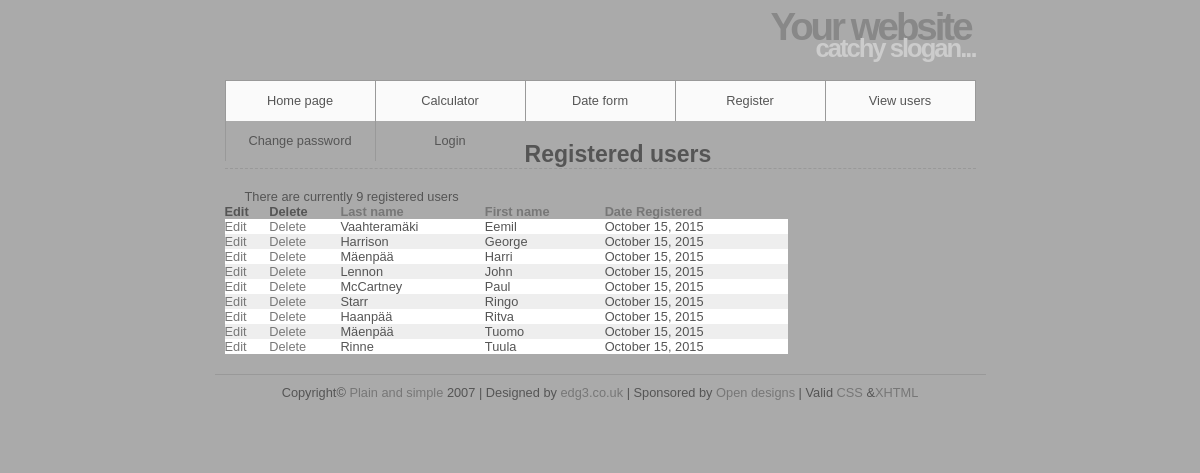
Screenshot of /PHP/VisualQuickProGuidePHP6AndMySQL5/view_users.php?sort=fn with the database file from the repository.
### tables this page shows
CREATE TABLE users
(
   id MEDIUMINT UNSIGNED NOT NULL AUTO_INCREMENT,
   first_name VARCHAR(20) NOT NULL,
   last_name  VARCHAR(20) NOT NULL,
   email      VARCHAR(60) NOT NULL,
   pass       VARCHAR(40) NOT NULL,
   registration_date DATETIME NOT NULL,
   PRIMARY KEY (id)    
);

### PHP/VisualQuickProGuidePHP6AndMySQL5/view_users.php (the view, shortened to what this page needs)
<?php
   echo '<h1>Registered users</h1>';
   require_once('mysqli_connect.php');
   $display = 10;
   if (isset($_GET['s']) && is_numeric($_GET['s']))
   {
   	  $start = $_GET['s'];
   }
   else $start = 0;
   $sort = (isset($_GET['sort'])) ? $_GET['sort'] : 'rd';
   switch($sort)
   {
   	  case 'fn' : $order_by = 'first_name ASC'; break;
   }
   $q = "SELECT last_name, first_name, ".
        "DATE_FORMAT(registration_date, '%M %d, %Y') AS dr, id ".
        "FROM users ORDER BY $order_by LIMIT $start, $display";
   $r = @mysqli_query($dbc, $q);
   $num = mysqli_num_rows($r);
   if ($num > 0)
   {
   	   echo "<p>There are currently $num registered users</p>\n";
   	   echo '<table align="center" cellspacing="0" cellpadding="5" width="75%">'.
   	        '<tr>'.
   	        '<td align="left"><b>Edit</b></td>'.
   	        '<td align="left"><b>Delete</b></td>'.
   	        '<td align="left"><b><a href="view_users.php?sort=ln">Last name</a></b></td>'.
   	        '<td align="left"><b><a href="view_users.php?sort=fn">First name</a></b></td>'.
   	        '<td align="left"><b><a href="view_users.php?sort=rd">Date Registered</a></b></td>'.
   	        '</tr>';
   	   $bg = "#eeeeee";
   	   while($row = mysqli_fetch_array($r, MYSQLI_ASSOC))
   	   {
   	   	  $bg = ($bg == '#eeeeee') ? '#ffffff' : '#eeeeee';
   	   	  echo '<tr bgcolor="'.$bg.'">'.
   	   	       '<td align="left"><a href="edit_user.php?id='.
   	   	          $row['id'].'">Edit</a></td>'.
   	   	       '<td align="left"><a href="delete_user.php?id='.
   	   	          $row['id'].'">Delete</a></td>'.
   	   	       '<td align="left">'.$row['last_name'].'</td>'.
   	   	       '<td align="left">'.$row['first_name'].'</td>'.
   	   	       '<td align="left">'.$row['dr'].'</td>'.
   	   	       '</tr>';
   	   }
   	   echo '</table>';
   }
   else
   {
   	  echo '<p class="error">There are currently no registered users</p>';
   }
?>

### PHP/VisualQuickProGuidePHP6AndMySQL5/includes/style.css (style rules this page uses)
* { border:0; margin:0; padding:0; }
a { color:#777; text-decoration:none; }
body { background:#aaaaaa; color:#555; font:0.8em Arial, Helvetica, "bitstream vera sans", sans-serif; }
#header { border-bottom:1px solid #999; height:80px; margin:0 auto; width:751px; }
#header h1 { color:#888; font-size:300%; letter-spacing:-3px; text-align:right; padding:5px; margin-bottom:-20px; }
#header h2 { color:#CCC; font-size:200%; letter-spacing:-2px; text-align:right; }
#navigation { background:#fafafa; border-right:1px solid #999; margin:0 auto; width:750px; height:40px; list-style:none; }
#navigation li { border-left:1px solid #999; float:left; width:149px; list-style:none; }
#navigation a { color:#555; display:block; line-height:40px; text-align:center; }
#content { height:auto; margin:0 auto; padding:0 0 20px; width:751px; }
#content h1 { border-bottom:1px dashed #999; font-size:1.8em; padding:20px 0 0; }
#content p { padding:20px 20px 0; }
#footer { border-top:1px solid #999; height:50px; margin:0 auto; padding:10px; text-align:center; width:751px; }

### rows the page displays
users: last_name "Vaahteramäki", first_name "Eemil", dr "October 15, 2015"
users: last_name "Harrison", first_name "George", dr "October 15, 2015"
users: last_name "Mäenpää", first_name "Harri", dr "October 15, 2015"
users: last_name "Lennon", first_name "John", dr "October 15, 2015"
users: last_name "McCartney", first_name "Paul", dr "October 15, 2015"
users: last_name "Starr", first_name "Ringo", dr "October 15, 2015"
users: last_name "Haanpää", first_name "Ritva", dr "October 15, 2015"
users: last_name "Mäenpää", first_name "Tuomo", dr "October 15, 2015"
users: last_name "Rinne", first_name "Tuula", dr "October 15, 2015"

### other values shown
$num "9"
